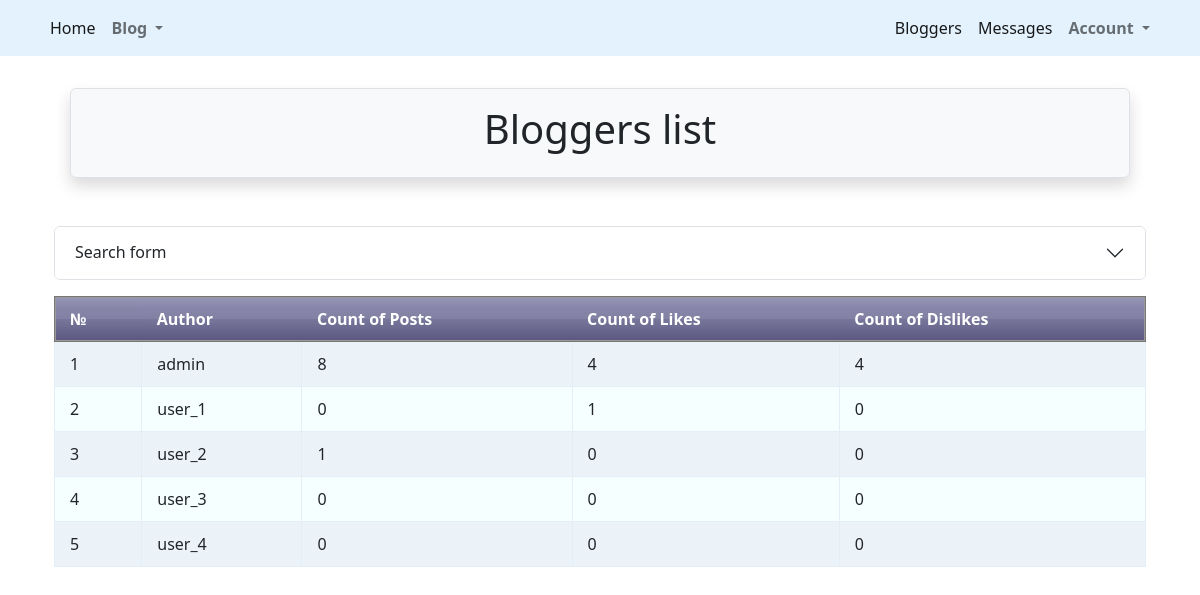
The page /posts/bloggers/ on the database its author committed.
### src/accounts/models.py (models this page shows, shortened)
class User(AbstractUser):
    is_activated = models.BooleanField(default=True, db_index=True)
    avatar = models.ImageField(upload_to=avatar_place, default='profile/default.png')
    birthday = models.DateField(null=True, blank=True)
    city = models.CharField(max_length=50, null=True, blank=True)
    class Meta(AbstractUser.Meta):
        db_table = 'user'

### src/post/views.py (the view)
# urls.py: path('bloggers/', ListOfBloggers.as_view(), name='blogger_list'),
class ListOfBloggers(ListView):
    model = User
    template_name = 'bloggers/bloggers_list.html'
    def get_filter(self):
        users = User.objects.all()
        filter_form = BloggersFilterSet(data=self.request.GET, queryset=users)
        return filter_form
    def get_queryset(self):
        return self.get_filter().qs
    def get_context_data(self, *, object_list=None, **kwargs):
        context = super().get_context_data(**kwargs)
        context['form'] = self.get_filter().form
        return context

### src/post/templates/bloggers/bloggers_list.html (shortened to what this page needs)
{% extends 'base.html' %}
{% load static %}
{% load crispy_forms_filters %}
{% block header %}
    Bloggers list
{% endblock %}
{% block content %}
    <link rel="stylesheet" type="text/css" href="{% static 'css/lists.css' %}">
<div class="row mb-3">
        <div class="accordion" id="accordionExample">
          <div class="accordion-item">
            <h2 class="accordion-header" id="headingOne">
              <button class="accordion-button collapsed" type="button" data-bs-toggle="collapse" data-bs-target="#collapseOne" aria-expanded="true" aria-controls="collapseOne">
                Search form
              </button>
            </h2>
          </div>
        </div>
    </div>
    {% if object_list %}
        <table class="table table_blur">
            <thead class="thead-dark">
                <tr>
                    <th>№</th>
                    <th>Author</th>
                    <th>Count of Posts</th>
                    <th>Count of Likes</th>
                    <th>Count of Dislikes</th>
                </tr>
            </thead>
            <tbody>
            {% for post in object_list %}
                <tr>
                    <td>{{ forloop.counter }}</td>
                <td>{% if user.is_authenticated %} <a href="{% url 'posts:blogger_detail' post.id %}">
                    {{ post.username }}</a>
                    {% else %} {{ post.username }}
                        {% endif %}</td>
                    <td>{{ post.posts_set.count }}</td>
                    <td>{{ post.likes.count }}</td>
                    <td>{{ post.dislikes.count }}</td>
            {% endfor %}
            </tbody>
        </table>
    {% else %}
        <p>There are no posts yet!</p>
    {% endif %}
{% endblock %}

### src/post/static/css/lists.css (style rules this page uses)
.table_blur { background: #f5ffff; border-collapse: collapse; text-align: left; }
.table_blur th { border-top: 1px solid #777777; border-bottom: 1px solid #777777; box-shadow: inset 0 1px 0 #999999, inset 0 -1px 0 #999999; background: linear-gradient(#9595b6, #5a567f); color: white; padding: 10px 15px; position: relative; }
.table_blur th:after { content: ""; display: block; position: absolute; left: 0; top: 25%; height: 25%; width: 100%; background: linear-gradient(rgba(255, 255, 255, 0), rgba(255,255,255,.08)); }
.table_blur tr:nth-child(odd) { background: #ebf3f9; }
.table_blur th:first-child { border-left: 1px solid #777777; border-bottom: 1px solid #777777; box-shadow: inset 1px 1px 0 #999999, inset 0 -1px 0 #999999; }
.table_blur th:last-child { border-right: 1px solid #777777; border-bottom: 1px solid #777777; box-shadow: inset -1px 1px 0 #999999, inset 0 -1px 0 #999999; }
.table_blur td { border: 1px solid #e3eef7; padding: 10px 15px; position: relative; transition: all 0.5s ease; }

### rows shown on the page
User: username "admin", posts_set.count "8", likes.count "4", dislikes.count "4"
User: username "user_1", posts_set.count "0", likes.count "1", dislikes.count "0"
User: username "user_2", posts_set.count "1", likes.count "0", dislikes.count "0"
User: username "user_3", posts_set.count "0", likes.count "0", dislikes.count "0"
User: username "user_4", posts_set.count "0", likes.count "0", dislikes.count "0"
